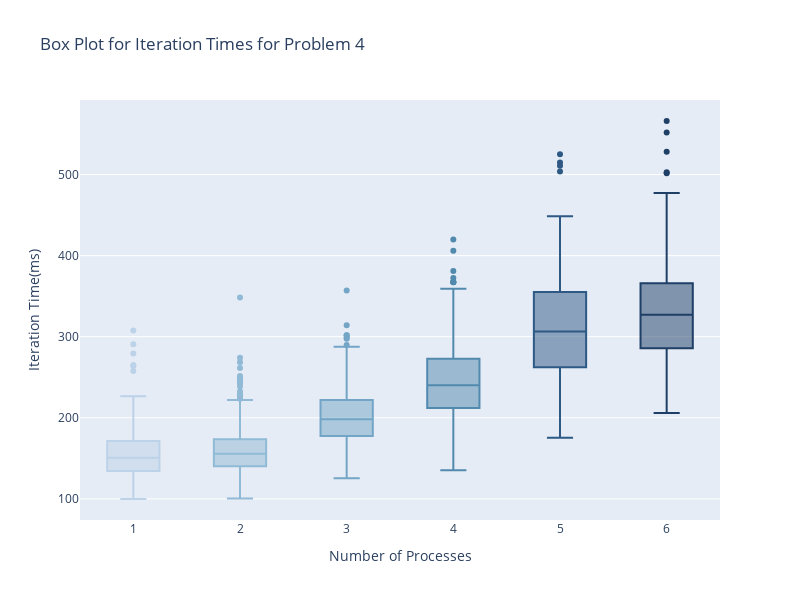

Source (notebook cell):
### Code cell
prob_4_solvers = lns_div_solvers[3]
prob_7_solvers = lns_div_solvers[6]

# For problem 4
nb_processes_set = {solver.nb_processes for solver in prob_4_solvers}
nb_processes_to_iteration_times = {
    nb_process: [
        sol.iteration_time
        for solver in prob_4_solvers for sol in solver.solutions_cache if solver.nb_processes == nb_process
        if sol.iteration_time > 1e-5
    ] 
    for nb_process in nb_processes_set
} 

# Box plot for iteration times per number of process for degree of destruction = 2
fig = go.Figure()
for nb_proc, times in nb_processes_to_iteration_times.items():
    y_values = [t * 1000 for t in times]
    fig.add_trace(go.Box(y=y_values, name=nb_proc, marker_color=proc_colors[nb_proc - 1], showlegend=False))
    fig.update_xaxes(title_text="Number of Processes")
    fig.update_yaxes(title_text="Iteration Time(ms)")

fig.update_layout(height=600, width=800, title_text="Box Plot for Iteration Times for Problem 4")

fig.show()

### Figure 1 — Plotly figure (JSON) as saved in the notebook; plotly's stock layout.template omitted (floating-point values rounded to 4 significant figures; data arrays with more than 128 entries replaced by an {"elided": "..."} marker saying what was removed)
{"data": [{"marker": {"color": "#BCD2E8"}, "name": "1", "showlegend": false, "type": "box", "y": {"elided": "644 float values"}}, {"marker": {"color": "#91BAD6"}, "name": "2", "showlegend": false, "type": "box", "y": {"elided": "624 float values"}}, {"marker": {"color": "#73A5C6"}, "name": "3", "showlegend": false, "type": "box", "y": {"elided": "495 float values"}}, {"marker": {"color": "#528AAE"}, "name": "4", "showlegend": false, "type": "box", "y": {"elided": "405 float values"}}, {"marker": {"color": "#2E5984"}, "name": "5", "showlegend": false, "type": "box", "y": {"elided": "320 float values"}}, {"marker": {"color": "#1E3F66"}, "name": "6", "showlegend": false, "type": "box", "y": {"elided": "305 float values"}}], "layout": {"height": 600, "title": {"text": "Box Plot for Iteration Times for Problem 4"}, "width": 800, "xaxis": {"title": {"text": "Number of Processes"}}, "yaxis": {"title": {"text": "Iteration Time(ms)"}}}}
